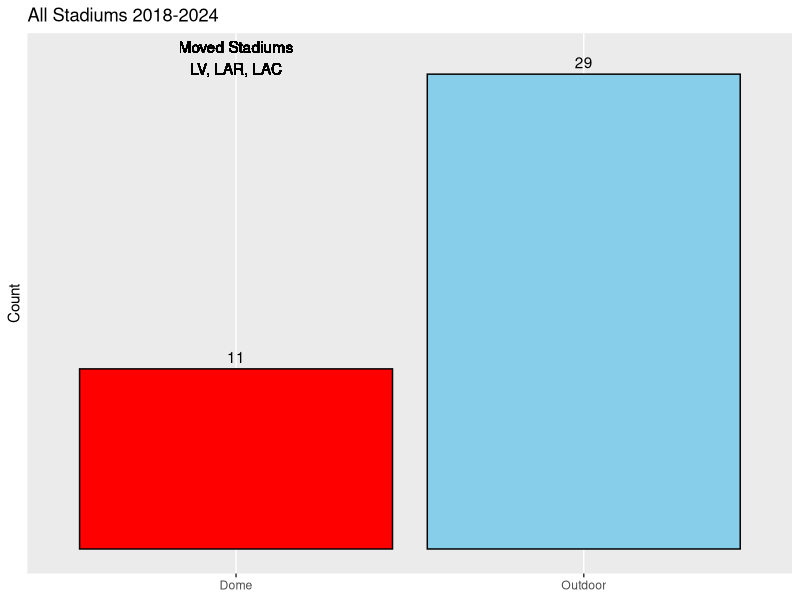
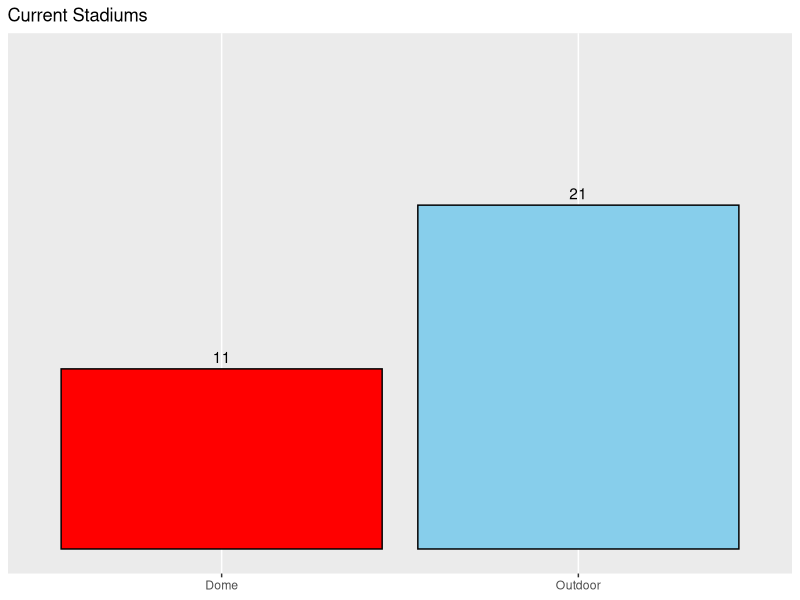
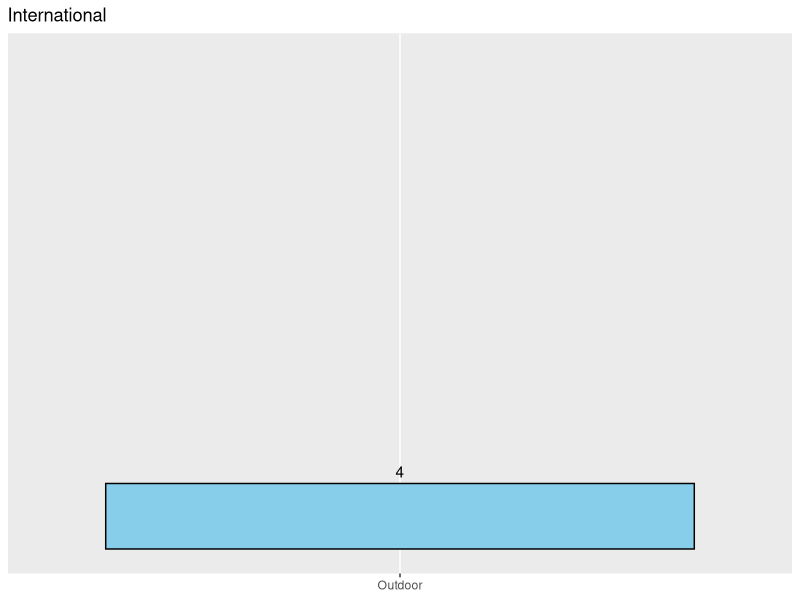
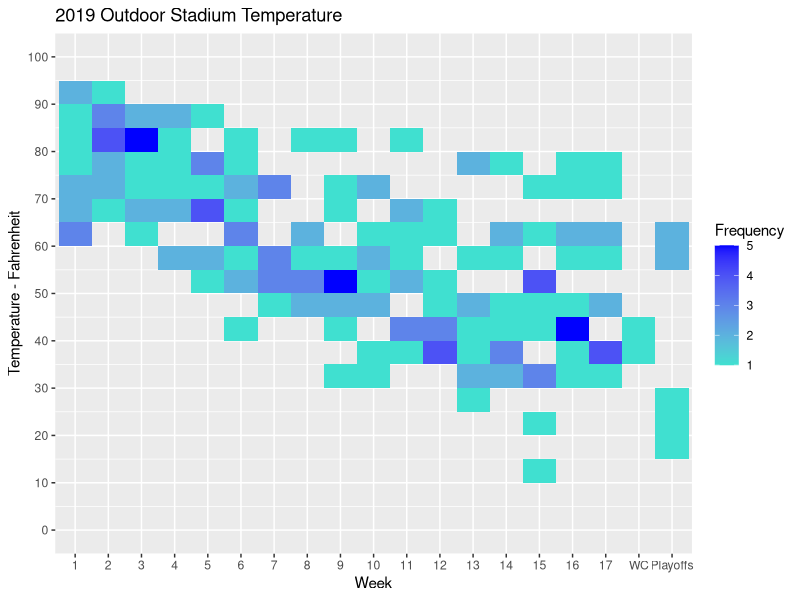
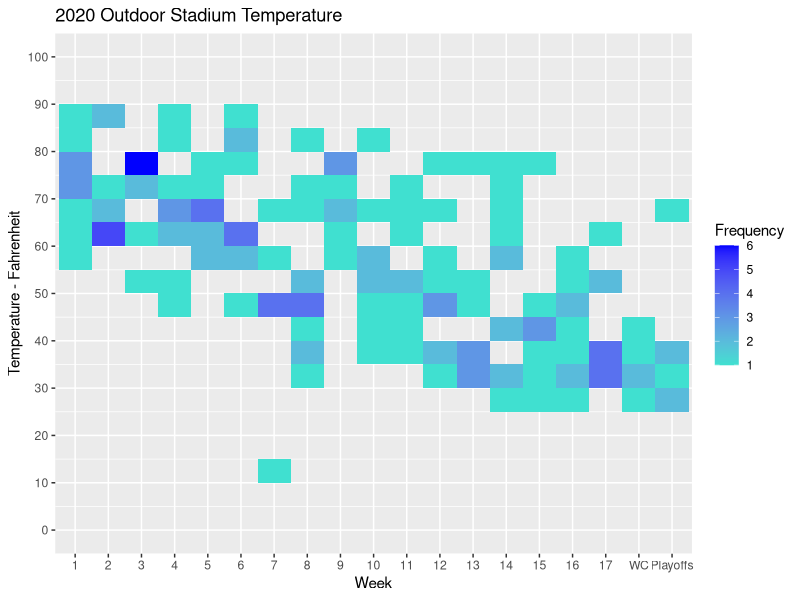
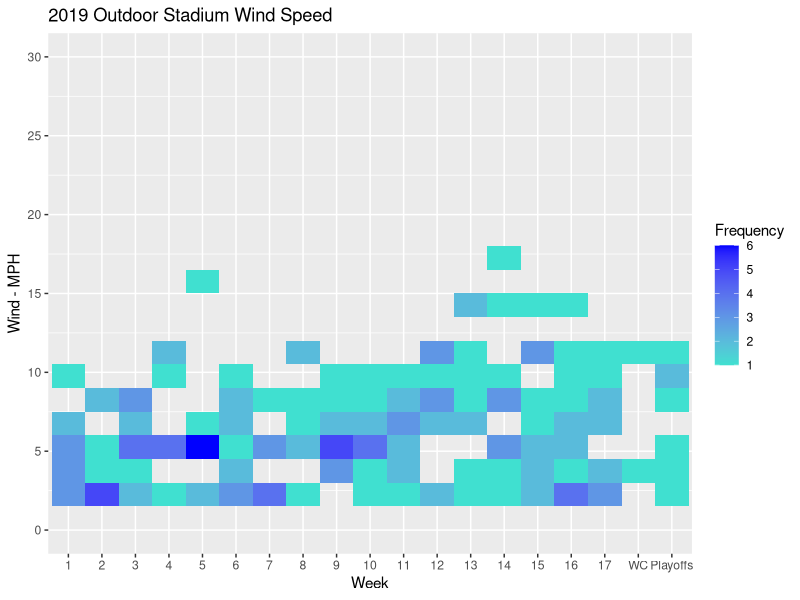
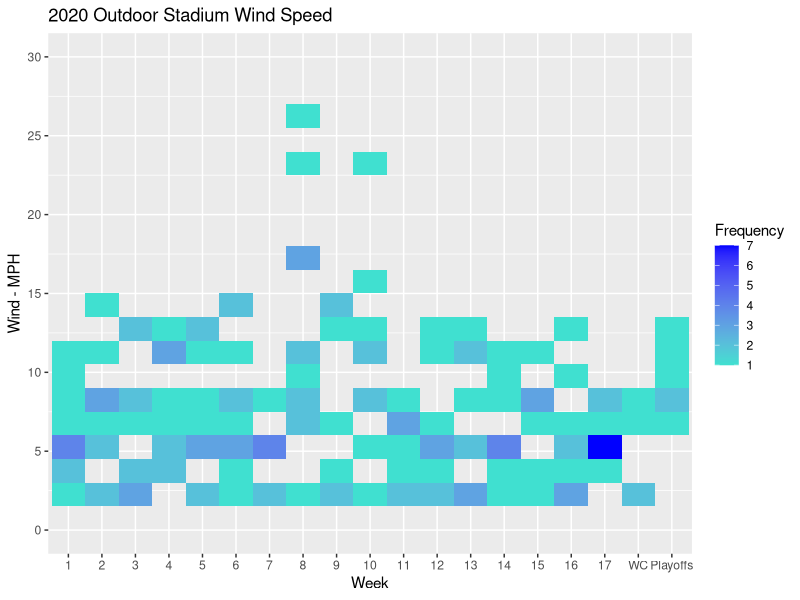

Source code (R) for these figures, in order: (Note: this script raises an error after producing the figures.)
#library calls
library(readxl)
library(tidyverse)
library(dplyr)
library(ggplot2)
library(ggpubr)

#import data
data_2023 <-read_excel("Thesis Data.xlsx", 
                       sheet = 1)
data_2022 <-read_excel("Thesis Data.xlsx", 
                       sheet = 2)
data_2021 <-read_excel("Thesis Data.xlsx", 
                       sheet = 3)
data_2020 <-read_excel("Thesis Data.xlsx", 
                       sheet = 4)
data_2019 <-read_excel("Thesis Data.xlsx", 
                       sheet = 5)
game_2020 <-read_excel("Thesis Data.xlsx", 
                       sheet = 6)
kicks_2020 <-read_excel("Thesis Data.xlsx", 
                       sheet = 7)
game_2019 <-read_excel("Thesis Data.xlsx", 
                       sheet = 8)
kicks_2019 <-read_excel("Thesis Data.xlsx", 
                       sheet = 9)
nfl_stadiums <-read_excel("Thesis Data.xlsx", 
                       sheet = 10)
international_games <-read_excel("Thesis Data.xlsx", 
                       sheet = 11)

#edit data
nfl_stadiums$Stadium_type <- ifelse(nfl_stadiums$Stadium_Direction1 == "Dome", "Dome", "Outdoor")

data_2019$Home_Conf <- ifelse(data_2019$Home %in% c("BUF", "NYJ", "MIA", "NE", "PIT", "BAL", "CLE", "CIN",
                                      "TEN", "HOU", "JAX", "IND", "KC", "LAC", "DEN", "LV"), "AFC", "NFC")
data_2019$Away_Conf <- ifelse(data_2019$Away %in% c("BUF", "NYJ", "MIA", "NE", "PIT", "BAL", "CLE", "CIN",
                                      "TEN", "HOU", "JAX", "IND", "KC", "LAC", "DEN", "LV"), "AFC", "NFC")
assign_division <- function(team) {
  if (team %in% c("BUF", "NYJ", "MIA", "NE")) {
    return("AFC East")
  } else if (team %in% c("PIT", "CLE", "CIN", "BAL")) {
    return("AFC North")
  } else if (team %in% c("HOU", "JAX", "IND", "TEN")) {
    return("AFC South")
  } else if (team %in% c("KC", "DEN", "LAC", "LV")) {
    return("AFC West")
  } else if (team %in% c("PHI", "DAL", "NYG", "WAS")) {
    return("NFC East")
  } else if (team %in% c("GB", "CHI", "DET", "MIN")) {
    return("NFC North")
  } else if (team %in% c("TB", "NO", "CAR", "ATL")) {
    return("NFC South")
  } else if (team %in% c("LAR", "SEA", "SF", "ARI")) {
    return("NFC West")
  } else {
    return("NFC")}}

data_2019$Away_Div <- sapply(data_2019$Away, assign_division)
data_2019$Home_Div <- sapply(data_2019$Home, assign_division)
data_2020$Away_Div <- sapply(data_2020$Away, assign_division)
data_2020$Home_Div <- sapply(data_2020$Home, assign_division)
data_2021$Away_Div <- sapply(data_2021$Away, assign_division)
data_2021$Home_Div <- sapply(data_2021$Home, assign_division)
data_2022$Away_Div <- sapply(data_2022$Away, assign_division)
data_2022$Home_Div <- sapply(data_2022$Home, assign_division)
data_2023$Away_Div <- sapply(data_2023$Away, assign_division)
data_2023$Home_Div <- sapply(data_2023$Home, assign_division)
data_2023$Away_Div <- sapply(data_2023$Away, assign_division)

#stadiums
data_2019$Stadium <-
  with(data_2019, ifelse(Home == "LV" & Week == "5", "Tottenham Hotspur Stadium",
                  ifelse(Home == "TB" & Week == "6", "Tottenham Hotspur Stadium",
                  ifelse(Home == "LAR" & Week == "8", "Wembley Stadium",
                  ifelse(Home == "JAX" & Week == "9", "Wembley Stadium",
                  ifelse(Home == "LAC" & Week == "11", "Estadio Azteca",
                  ifelse(Home == "BUF", "Highmark Stadium",
                  ifelse(Home == "MIA", "Hard Rock Stadium",
                  ifelse(Home == "NE", "Gillette Stadium",
                  ifelse(Home == "NYJ", "Metlife Stadium",
                  ifelse(Home == "PIT", "Acrisure Stadium",
                  ifelse(Home == "BAL", "M&T Bank Stadium",
                  ifelse(Home == "CLE", "Cleveland Browns Stadium",
                  ifelse(Home == "CIN", "Paycor Stadium",
                  ifelse(Home == "HOU", "NRG Stadium",
                  ifelse(Home == "IND", "Lucas Oil Stadium",
                  ifelse(Home == "TEN", "Nissan Stadium",
                  ifelse(Home == "JAX", "Everbank Stadium",
                  ifelse(Home == "KC", "Arrowhead Stadium",
                  ifelse(Home == "LV", "Oakland Collesium",
                  ifelse(Home == "LAC", "Dignity Health Sports Park",
                  ifelse(Home == "DEN", "Empower Field at Mile High Stadium",
                  ifelse(Home == "NYG", "Metlife Stadium",
                  ifelse(Home == "PHI", "Lincoln Financial Field",
                  ifelse(Home == "DAL", "AT&T Stadium",
                  ifelse(Home == "WAS", "FedEx Field",
                  ifelse(Home == "GB", "Lambeau Field",
                  ifelse(Home == "CHI", "Soldier Field",
                  ifelse(Home == "MIN", "U.S. Bank Stadium",
                  ifelse(Home == "DET", "Ford Field",
                  ifelse(Home == "NO", "Caesars Superdome",
                  ifelse(Home == "CAR", "Bank of America Stadium",
                  ifelse(Home == "ATL", "Mercedes-Benz Stadium",
                  ifelse(Home == "TB", "Raymond James Stadium",
                  ifelse(Home == "LAR", "LA Colliseum",
                  ifelse(Home == "SF", "Levi's Stadium",
                  ifelse(Home == "ARI", "State Farm Stadium",
                  ifelse(Home == "SEA", "Lumen Field", "X"))))))))))))))))))))))))))))))))))))))

game_2019$Stadium <-
  with(game_2019, ifelse(Home == "LV" & Week == "5", "Tottenham Hotspur Stadium",
                  ifelse(Home == "TB" & Week == "6", "Tottenham Hotspur Stadium",
                  ifelse(Home == "LAR" & Week == "8", "Wembley Stadium",
                  ifelse(Home == "JAX" & Week == "9", "Wembley Stadium",
                  ifelse(Home == "LAC" & Week == "11", "Estadio Azteca",
                  ifelse(Home == "BUF", "Highmark Stadium",
                  ifelse(Home == "MIA", "Hard Rock Stadium",
                  ifelse(Home == "NE", "Gillette Stadium",
                  ifelse(Home == "NYJ", "Metlife Stadium",
                  ifelse(Home == "PIT", "Acrisure Stadium",
                  ifelse(Home == "BAL", "M&T Bank Stadium",
                  ifelse(Home == "CLE", "Cleveland Browns Stadium",
                  ifelse(Home == "CIN", "Paycor Stadium",
                  ifelse(Home == "HOU", "NRG Stadium",
                  ifelse(Home == "IND", "Lucas Oil Stadium",
                  ifelse(Home == "TEN", "Nissan Stadium",
                  ifelse(Home == "JAX", "Everbank Stadium",
                  ifelse(Home == "KC", "Arrowhead Stadium",
                  ifelse(Home == "LV", "Oakland Collesium",
                  ifelse(Home == "LAC", "Dignity Health Sports Park",
                  ifelse(Home == "DEN", "Empower Field at Mile High Stadium",
                  ifelse(Home == "NYG", "Metlife Stadium",
                  ifelse(Home == "PHI", "Lincoln Financial Field",
                  ifelse(Home == "DAL", "AT&T Stadium",
                  ifelse(Home == "WAS", "FedEx Field",
                  ifelse(Home == "GB", "Lambeau Field",
                  ifelse(Home == "CHI", "Soldier Field",
                  ifelse(Home == "MIN", "U.S. Bank Stadium",
                  ifelse(Home == "DET", "Ford Field",
                  ifelse(Home == "NO", "Caesars Superdome",
                  ifelse(Home == "CAR", "Bank of America Stadium",
                  ifelse(Home == "ATL", "Mercedes-Benz Stadium",
                  ifelse(Home == "TB", "Raymond James Stadium",
                  ifelse(Home == "LAR", "LA Colliseum",
                  ifelse(Home == "SF", "Levi's Stadium",
                  ifelse(Home == "ARI", "State Farm Stadium",
                  ifelse(Home == "SEA", "Lumen Field", "X"))))))))))))))))))))))))))))))))))))))

data_2020$Stadium <-
  with(data_2020, ifelse(Home == "BUF", "Highmark Stadium",
                  ifelse(Home == "MIA", "Hard Rock Stadium",
                  ifelse(Home == "NE", "Gillette Stadium",
                  ifelse(Home == "NYJ", "Metlife Stadium",
                  ifelse(Home == "PIT", "Acrisure Stadium",
                  ifelse(Home == "BAL", "M&T Bank Stadium",
                  ifelse(Home == "CLE", "Cleveland Browns Stadium",
                  ifelse(Home == "CIN", "Paycor Stadium",
                  ifelse(Home == "HOU", "NRG Stadium",
                  ifelse(Home == "IND", "Lucas Oil Stadium",
                  ifelse(Home == "TEN", "Nissan Stadium",
                  ifelse(Home == "JAX", "Everbank Stadium",
                  ifelse(Home == "KC", "Arrowhead Stadium",
                  ifelse(Home == "LV", "Allegiant Stadium",
                  ifelse(Home == "LAC", "SoFi Stadium",
                  ifelse(Home == "DEN", "Empower Field at Mile High Stadium",
                  ifelse(Home == "NYG", "Metlife Stadium",
                  ifelse(Home == "PHI", "Lincoln Financial Field",
                  ifelse(Home == "DAL", "AT&T Stadium",
                  ifelse(Home == "WAS", "FedEx Field",
                  ifelse(Home == "GB", "Lambeau Field",
                  ifelse(Home == "CHI", "Soldier Field",
                  ifelse(Home == "MIN", "U.S. Bank Stadium",
                  ifelse(Home == "DET", "Ford Field",
                  ifelse(Home == "NO", "Caesars Superdome",
                  ifelse(Home == "CAR", "Bank of America Stadium",
                  ifelse(Home == "ATL", "Mercedes-Benz Stadium",
                  ifelse(Home == "TB", "Raymond James Stadium",
                  ifelse(Home == "LAR", "SoFi Stadium",
                  ifelse(Home == "SF", "Levi's Stadium",
                  ifelse(Home == "ARI", "State Farm Stadium",
                  ifelse(Home == "SEA", "Lumen Field", "X")))))))))))))))))))))))))))))))))

game_2020$Stadium <-
  with(game_2020, ifelse(Home == "LV" & Week == "5", "Tottenham Hotspur Stadium",
                  ifelse(Home == "TB" & Week == "6", "Tottenham Hotspur Stadium",
                  ifelse(Home == "LAR" & Week == "8", "Wembley Stadium",
                  ifelse(Home == "JAX" & Week == "9", "Wembley Stadium",
                  ifelse(Home == "LAC" & Week == "11", "Estadio Azteca",
                  ifelse(Home == "BUF", "Highmark Stadium",
                  ifelse(Home == "MIA", "Hard Rock Stadium",
                  ifelse(Home == "NE", "Gillette Stadium",
                  ifelse(Home == "NYJ", "Metlife Stadium",
                  ifelse(Home == "PIT", "Acrisure Stadium",
                  ifelse(Home == "BAL", "M&T Bank Stadium",
                  ifelse(Home == "CLE", "Cleveland Browns Stadium",
                  ifelse(Home == "CIN", "Paycor Stadium",
                  ifelse(Home == "HOU", "NRG Stadium",
                  ifelse(Home == "IND", "Lucas Oil Stadium",
                  ifelse(Home == "TEN", "Nissan Stadium",
                  ifelse(Home == "JAX", "Everbank Stadium",
                  ifelse(Home == "KC", "Arrowhead Stadium",
                  ifelse(Home == "LV", "Oakland Collesium",
                  ifelse(Home == "LAC", "Dignity Health Sports Park",
                  ifelse(Home == "DEN", "Empower Field at Mile High Stadium",
                  ifelse(Home == "NYG", "Metlife Stadium",
                  ifelse(Home == "PHI", "Lincoln Financial Field",
                  ifelse(Home == "DAL", "AT&T Stadium",
                  ifelse(Home == "WAS", "FedEx Field",
                  ifelse(Home == "GB", "Lambeau Field",
                  ifelse(Home == "CHI", "Soldier Field",
                  ifelse(Home == "MIN", "U.S. Bank Stadium",
                  ifelse(Home == "DET", "Ford Field",
                  ifelse(Home == "NO", "Caesars Superdome",
                  ifelse(Home == "CAR", "Bank of America Stadium",
                  ifelse(Home == "ATL", "Mercedes-Benz Stadium",
                  ifelse(Home == "TB", "Raymond James Stadium",
                  ifelse(Home == "LAR", "LA Colliseum",
                  ifelse(Home == "SF", "Levi's Stadium",
                  ifelse(Home == "ARI", "State Farm Stadium",
                  ifelse(Home == "SEA", "Lumen Field", "X"))))))))))))))))))))))))))))))))))))))

data_2021$Stadium <-
  with(data_2021, ifelse(Home == "ATL" & Week == "5", "Tottenham Hotspur Stadium",
                  ifelse(Home == "JAX" & Week == "6", "Tottenham Hotspur Stadium",
                  ifelse(Home == "BUF", "Highmark Stadium",
                  ifelse(Home == "MIA", "Hard Rock Stadium",
                  ifelse(Home == "NE", "Gillette Stadium",
                  ifelse(Home == "NYJ", "Metlife Stadium",
                  ifelse(Home == "PIT", "Acrisure Stadium",
                  ifelse(Home == "BAL", "M&T Bank Stadium",
                  ifelse(Home == "CLE", "Cleveland Browns Stadium",
                  ifelse(Home == "CIN", "Paycor Stadium",
                  ifelse(Home == "HOU", "NRG Stadium",
                  ifelse(Home == "IND", "Lucas Oil Stadium",
                  ifelse(Home == "TEN", "Nissan Stadium",
                  ifelse(Home == "JAX", "Everbank Stadium",
                  ifelse(Home == "KC", "Arrowhead Stadium",
                  ifelse(Home == "LV", "Allegiant Stadium",
                  ifelse(Home == "LAC", "SoFi Stadium",
                  ifelse(Home == "DEN", "Empower Field at Mile High Stadium",
                  ifelse(Home == "NYG", "Metlife Stadium",
                  ifelse(Home == "PHI", "Lincoln Financial Field",
                  ifelse(Home == "DAL", "AT&T Stadium",
                  ifelse(Home == "WAS", "FedEx Field",
                  ifelse(Home == "GB", "Lambeau Field",
                  ifelse(Home == "CHI", "Soldier Field",
                  ifelse(Home == "MIN", "U.S. Bank Stadium",
                  ifelse(Home == "DET", "Ford Field",
                  ifelse(Home == "NO", "Caesars Superdome",
                  ifelse(Home == "CAR", "Bank of America Stadium",
                  ifelse(Home == "ATL", "Mercedes-Benz Stadium",
                  ifelse(Home == "TB", "Raymond James Stadium",
                  ifelse(Home == "LAR", "SoFi Stadium",
                  ifelse(Home == "SF", "Levi's Stadium",
                  ifelse(Home == "ARI", "State Farm Stadium",
                  ifelse(Home == "SEA", "Lumen Field", "X")))))))))))))))))))))))))))))))))))

data_2022$Stadium <-
  with(data_2022, ifelse(Home == "NO" & Week == "4", "Tottenham Hotspur Stadium",
                  ifelse(Home == "GB" & Week == "5", "Tottenham Hotspur Stadium",
                  ifelse(Home == "JAX" & Week == "8", "Wembley Stadium",  
                  ifelse(Home == "TB" & Week == "10", "Allianz Arena",
                  ifelse(Home == "BUF", "Highmark Stadium",
                  ifelse(Home == "MIA", "Hard Rock Stadium",
                  ifelse(Home == "NE", "Gillette Stadium",
                  ifelse(Home == "NYJ", "Metlife Stadium",
                  ifelse(Home == "PIT", "Acrisure Stadium",
                  ifelse(Home == "BAL", "M&T Bank Stadium",
                  ifelse(Home == "CLE", "Cleveland Browns Stadium",
                  ifelse(Home == "CIN", "Paycor Stadium",
                  ifelse(Home == "HOU", "NRG Stadium",
                  ifelse(Home == "IND", "Lucas Oil Stadium",
                  ifelse(Home == "TEN", "Nissan Stadium",
                  ifelse(Home == "JAX", "Everbank Stadium",
                  ifelse(Home == "KC", "Arrowhead Stadium",
                  ifelse(Home == "LV", "Allegiant Stadium",
                  ifelse(Home == "LAC", "SoFi Stadium",
                  ifelse(Home == "DEN", "Empower Field at Mile High Stadium",
                  ifelse(Home == "NYG", "Metlife Stadium",
                  ifelse(Home == "PHI", "Lincoln Financial Field",
                  ifelse(Home == "DAL", "AT&T Stadium",
                  ifelse(Home == "WAS", "FedEx Field",
                  ifelse(Home == "GB", "Lambeau Field",
                  ifelse(Home == "CHI", "Soldier Field",
                  ifelse(Home == "MIN", "U.S. Bank Stadium",
                  ifelse(Home == "DET", "Ford Field",
                  ifelse(Home == "NO", "Caesars Superdome",
                  ifelse(Home == "CAR", "Bank of America Stadium",
                  ifelse(Home == "ATL", "Mercedes-Benz Stadium",
                  ifelse(Home == "TB", "Raymond James Stadium",
                  ifelse(Home == "LAR", "SoFi Stadium",
                  ifelse(Home == "SF", "Levi's Stadium",
                  ifelse(Home == "ARI", "State Farm Stadium",
                  ifelse(Home == "SEA", "Lumen Field", "X")))))))))))))))))))))))))))))))))))))

data_2023$Stadium <-
  with(data_2023, ifelse(Home == "BUF", "Highmark Stadium",
                  ifelse(Home == "MIA", "Hard Rock Stadium",
                  ifelse(Home == "NE", "Gillette Stadium",
                  ifelse(Home == "NYJ", "Metlife Stadium",
                  ifelse(Home == "PIT", "Acrisure Stadium",
                  ifelse(Home == "BAL", "M&T Bank Stadium",
                  ifelse(Home == "CLE", "Cleveland Browns Stadium",
                  ifelse(Home == "CIN", "Paycor Stadium",
                  ifelse(Home == "HOU", "NRG Stadium",
                  ifelse(Home == "IND", "Lucas Oil Stadium",
                  ifelse(Home == "TEN", "Nissan Stadium",
                  ifelse(Home == "JAX", "Everbank Stadium",
                  ifelse(Home == "KC", "Arrowhead Stadium",
                  ifelse(Home == "LV", "Allegiant Stadium",
                  ifelse(Home == "LAC", "SoFi Stadium",
                  ifelse(Home == "DEN", "Empower Field at Mile High Stadium",
                  ifelse(Home == "NYG", "Metlife Stadium",
                  ifelse(Home == "PHI", "Lincoln Financial Field",
                  ifelse(Home == "DAL", "AT&T Stadium",
                  ifelse(Home == "WAS", "FedEx Field",
                  ifelse(Home == "GB", "Lambeau Field",
                  ifelse(Home == "CHI", "Soldier Field",
                  ifelse(Home == "MIN", "U.S. Bank Stadium",
                  ifelse(Home == "DET", "Ford Field",
                  ifelse(Home == "NO", "Caesars Superdome",
                  ifelse(Home == "CAR", "Bank of America Stadium",
                  ifelse(Home == "ATL", "Mercedes-Benz Stadium",
                  ifelse(Home == "TB", "Raymond James Stadium",
                  ifelse(Home == "LAR", "SoFi Stadium",
                  ifelse(Home == "SF", "Levi's Stadium",
                  ifelse(Home == "ARI", "State Farm Stadium",
                  ifelse(Home == "SEA", "Lumen Field", "X"))))))))))))))))))))))))))))))))) 

data_2019$Stadium_Direction1 <-
  with(data_2019, ifelse(Stadium == "Highmark Stadium"| Stadium =="Hard Rock Stadium"| Stadium == "Paycor Stadium"
                         | Stadium =="Arrowhead Stadium" | Stadium =="Levi's Stadium" | Stadium =="Bank of America Stadium", "NW",
                  ifelse(Stadium == "Gillette Stadium"| Stadium =="Metlife Stadium"| Stadium =="Acrisure Stadium"| Stadium == "Nissan Stadium"
                         | Stadium == "Everbank Stadium"| Stadium =="Empower Field at Mile High Stadium"| Stadium =="Lincoln Financial Field"
                         | Stadium =="Lambeau Field"| Stadium == "Soldier Field"| Stadium == "Lumen Field"| Stadium =="Raymond James Stadium"
                         | Stadium == "Dignity Health Sports Park" | Stadium == "Oakland Collesium" | Stadium == "Tottenham Hotspur Stadium"| Stadium == "Estadio Azteca", "N",
                  ifelse( Stadium == "M&T Bank Stadium"| Stadium == "FedEx Field"| Stadium == "LA Collesium"| Stadium == "Wembley Stadium", "W",
                  ifelse( Stadium =="Cleveland Browns Stadium", "NE",
                  ifelse( Stadium =="NRG Stadium" | Stadium =="Lucas Oil Stadium"| Stadium =="Allegiant Stadium"
                         | Stadium == "AT&T Stadium"| Stadium =="Caesars Superdome" 
                         | Stadium =="Ford Field" | Stadium =="U.S. Bank Stadium"| Stadium =="Mercedes-Benz Stadium"
                         | Stadium =="State Farm Stadium", "Dome", "X"))))))
  
data_2019$Stadium_Direction2 <-
  with(data_2019, ifelse(Stadium == "Highmark Stadium"| Stadium =="Hard Rock Stadium"| Stadium == "Paycor Stadium"| Stadium =="Arrowhead Stadium" 
                         | Stadium =="Levi's Stadium" | Stadium =="Bank of America Stadium", "SE",
                  ifelse(Stadium == "Gillette Stadium"| Stadium =="Metlife Stadium"| Stadium =="Acrisure Stadium"| Stadium == "Nissan Stadium"
                         | Stadium == "Everbank Stadium"| Stadium =="Empower Field at Mile High Stadium"| Stadium =="Lincoln Financial Field"
                         | Stadium =="Lambeau Field"| Stadium == "Soldier Field"| Stadium == "Lumen Field"| Stadium =="Raymond James Stadium"
                         | Stadium == "Dignity Health Sports Park" | Stadium == "Oakland Collesium" | Stadium == "Tottenham Hotspur Stadium"| Stadium == "Estadio Azteca", "S",
                  ifelse( Stadium == "M&T Bank Stadium"| Stadium == "FedEx Field"| Stadium == "LA Collesium"| Stadium == "Wembley Stadium", "E",
                  ifelse( Stadium =="Cleveland Browns Stadium", "SW",
                  ifelse( Stadium =="NRG Stadium" | Stadium =="Lucas Oil Stadium"| Stadium =="Allegiant Stadium"
                         | Stadium == "AT&T Stadium"| Stadium =="Caesars Superdome" 
                         | Stadium =="Ford Field" | Stadium =="U.S. Bank Stadium"| Stadium =="Mercedes-Benz Stadium"
                         | Stadium =="State Farm Stadium", "Dome", "X"))))))

data_2020$Stadium_Direction1 <-
  with(data_2020, ifelse(Stadium == "Highmark Stadium"| Stadium =="Hard Rock Stadium"| Stadium == "Paycor Stadium"| Stadium =="Arrowhead Stadium" 
                         | Stadium =="Levi's Stadium" | Stadium =="Bank of America Stadium", "NW",
                  ifelse(Stadium == "Gillette Stadium"| Stadium =="Metlife Stadium"| Stadium =="Acrisure Stadium"| Stadium == "Nissan Stadium"
                         | Stadium == "Everbank Stadium"| Stadium =="Empower Field at Mile High Stadium"| Stadium =="Lincoln Financial Field"
                         | Stadium =="Lambeau Field"| Stadium == "Soldier Field"| Stadium == "Lumen Field"| Stadium =="Raymond James Stadium", "N",
                  ifelse( Stadium == "M&T Bank Stadium"| Stadium == "FedEx Field", "W",
                  ifelse( Stadium =="Cleveland Browns Stadium", "NE",
                  ifelse( Stadium =="NRG Stadium" | Stadium =="Lucas Oil Stadium"| Stadium =="Allegiant Stadium"
                         | Stadium =="SoFi Stadium"| Stadium == "AT&T Stadium"| Stadium =="Caesars Superdome" 
                         | Stadium =="Ford Field" | Stadium =="U.S. Bank Stadium"| Stadium =="Mercedes-Benz Stadium"
                         | Stadium =="State Farm Stadium", "Dome", "X"))))))

data_2020$Stadium_Direction2 <-
  with(data_2020, ifelse(Stadium == "Highmark Stadium"| Stadium =="Hard Rock Stadium"| Stadium == "Paycor Stadium"| Stadium =="Arrowhead Stadium" 
                         | Stadium =="Levi's Stadium" | Stadium =="Bank of America Stadium", "SE",
                  ifelse(Stadium == "Gillette Stadium"| Stadium =="Metlife Stadium"| Stadium =="Acrisure Stadium"| Stadium == "Nissan Stadium"
                         | Stadium == "Everbank Stadium"| Stadium =="Empower Field at Mile High Stadium"| Stadium =="Lincoln Financial Field"
                         | Stadium =="Lambeau Field"| Stadium == "Soldier Field"| Stadium == "Lumen Field"| Stadium =="Raymond James Stadium", "S",
                  ifelse( Stadium == "M&T Bank Stadium"| Stadium == "FedEx Field", "E",
                  ifelse( Stadium =="Cleveland Browns Stadium", "SW",
                  ifelse( Stadium =="NRG Stadium" | Stadium =="Lucas Oil Stadium"| Stadium =="Allegiant Stadium"
                         | Stadium =="SoFi Stadium"| Stadium == "AT&T Stadium"| Stadium =="Caesars Superdome" 
                         | Stadium =="Ford Field" | Stadium =="U.S. Bank Stadium"| Stadium =="Mercedes-Benz Stadium"
                         | Stadium =="State Farm Stadium", "Dome", "X"))))))

data_2021$Stadium_Direction1 <-
  with(data_2021, ifelse(Stadium == "Highmark Stadium"| Stadium =="Hard Rock Stadium"| Stadium == "Paycor Stadium"| Stadium =="Arrowhead Stadium" 
                         | Stadium =="Levi's Stadium" | Stadium =="Bank of America Stadium", "NW",
                  ifelse(Stadium == "Gillette Stadium"| Stadium =="Metlife Stadium"| Stadium =="Acrisure Stadium"| Stadium == "Nissan Stadium"
                         | Stadium == "Everbank Stadium"| Stadium =="Empower Field at Mile High Stadium"| Stadium =="Lincoln Financial Field"
                         | Stadium =="Lambeau Field"| Stadium == "Soldier Field"| Stadium == "Lumen Field"| Stadium =="Raymond James Stadium" | Stadium == "Tottenham Hotspur Stadium", "N",
                  ifelse( Stadium == "M&T Bank Stadium"| Stadium == "FedEx Field", "W",
                  ifelse( Stadium =="Cleveland Browns Stadium", "NE",
                  ifelse( Stadium =="NRG Stadium" | Stadium =="Lucas Oil Stadium"| Stadium =="Allegiant Stadium"
                         | Stadium =="SoFi Stadium"| Stadium == "AT&T Stadium"| Stadium =="Caesars Superdome" 
                         | Stadium =="Ford Field" | Stadium =="U.S. Bank Stadium"| Stadium =="Mercedes-Benz Stadium"
                         | Stadium =="State Farm Stadium", "Dome", "X"))))))

data_2021$Stadium_Direction2 <-
  with(data_2021, ifelse(Stadium == "Highmark Stadium"| Stadium =="Hard Rock Stadium"| Stadium == "Paycor Stadium"| Stadium =="Arrowhead Stadium" 
                         | Stadium =="Levi's Stadium" | Stadium =="Bank of America Stadium", "SE",
                  ifelse(Stadium == "Gillette Stadium"| Stadium =="Metlife Stadium"| Stadium =="Acrisure Stadium"| Stadium == "Nissan Stadium"
                         | Stadium == "Everbank Stadium"| Stadium =="Empower Field at Mile High Stadium"| Stadium =="Lincoln Financial Field"
                         | Stadium =="Lambeau Field"| Stadium == "Soldier Field"| Stadium == "Lumen Field"| Stadium =="Raymond James Stadium" | Stadium == "Tottenham Hotspur Stadium", "S",
                  ifelse( Stadium == "M&T Bank Stadium"| Stadium == "FedEx Field", "E",
                  ifelse( Stadium =="Cleveland Browns Stadium", "SW",
                  ifelse( Stadium =="NRG Stadium" | Stadium =="Lucas Oil Stadium"| Stadium =="Allegiant Stadium"
                         | Stadium =="SoFi Stadium"| Stadium == "AT&T Stadium"| Stadium =="Caesars Superdome" 
                         | Stadium =="Ford Field" | Stadium =="U.S. Bank Stadium"| Stadium =="Mercedes-Benz Stadium"
                         | Stadium =="State Farm Stadium", "Dome", "X"))))))

data_2022$Stadium_Direction1 <-
  with(data_2022, ifelse(Stadium == "Highmark Stadium"| Stadium =="Hard Rock Stadium"| Stadium == "Paycor Stadium"| Stadium =="Arrowhead Stadium" 
                         | Stadium =="Levi's Stadium" | Stadium =="Bank of America Stadium", "NW",
                  ifelse(Stadium == "Gillette Stadium"| Stadium =="Metlife Stadium"| Stadium =="Acrisure Stadium"| Stadium == "Nissan Stadium"
                         | Stadium == "Everbank Stadium"| Stadium =="Empower Field at Mile High Stadium"| Stadium =="Lincoln Financial Field"
                         | Stadium =="Lambeau Field"| Stadium == "Soldier Field"| Stadium == "Lumen Field"| Stadium =="Raymond James Stadium" | Stadium == "Tottenham Hotspur Stadium" | Stadium == "Allianz Arena", "N",
                  ifelse( Stadium == "M&T Bank Stadium"| Stadium == "FedEx Field" | Stadium == "Wembley Stadium", "W",
                  ifelse( Stadium =="Cleveland Browns Stadium", "NE",
                  ifelse( Stadium =="NRG Stadium" | Stadium =="Lucas Oil Stadium"| Stadium =="Allegiant Stadium"
                         | Stadium =="SoFi Stadium"| Stadium == "AT&T Stadium"| Stadium =="Caesars Superdome" 
                         | Stadium =="Ford Field" | Stadium =="U.S. Bank Stadium"| Stadium =="Mercedes-Benz Stadium"
                         | Stadium =="State Farm Stadium", "Dome", "X"))))))

data_2022$Stadium_Direction2 <-
  with(data_2022, ifelse(Stadium == "Highmark Stadium"| Stadium =="Hard Rock Stadium"| Stadium == "Paycor Stadium"| Stadium =="Arrowhead Stadium" 
                         | Stadium =="Levi's Stadium" | Stadium =="Bank of America Stadium", "SE",
                  ifelse(Stadium == "Gillette Stadium"| Stadium =="Metlife Stadium"| Stadium =="Acrisure Stadium"| Stadium == "Nissan Stadium"
                         | Stadium == "Everbank Stadium"| Stadium =="Empower Field at Mile High Stadium"| Stadium =="Lincoln Financial Field"
                         | Stadium =="Lambeau Field"| Stadium == "Soldier Field"| Stadium == "Lumen Field"| Stadium =="Raymond James Stadium" | Stadium == "Tottenham Hotspur Stadium" | Stadium == "Allianz Arena", "S",
                  ifelse( Stadium == "M&T Bank Stadium"| Stadium == "FedEx Field" | Stadium == "Wembley Stadium", "E",
                  ifelse( Stadium =="Cleveland Browns Stadium", "SW",
                  ifelse( Stadium =="NRG Stadium" | Stadium =="Lucas Oil Stadium"| Stadium =="Allegiant Stadium"
                         | Stadium =="SoFi Stadium"| Stadium == "AT&T Stadium"| Stadium =="Caesars Superdome" 
                         | Stadium =="Ford Field" | Stadium =="U.S. Bank Stadium"| Stadium =="Mercedes-Benz Stadium"
                         | Stadium =="State Farm Stadium", "Dome", "X"))))))

data_2023$Stadium_Direction1 <-
  with(data_2023, ifelse(Stadium == "Highmark Stadium"| Stadium =="Hard Rock Stadium"| Stadium == "Paycor Stadium"| Stadium =="Arrowhead Stadium" 
                         | Stadium =="Levi's Stadium" | Stadium =="Bank of America Stadium", "NW",
                  ifelse(Stadium == "Gillette Stadium"| Stadium =="Metlife Stadium"| Stadium =="Acrisure Stadium"| Stadium == "Nissan Stadium"
                         | Stadium == "Everbank Stadium"| Stadium =="Empower Field at Mile High Stadium"| Stadium =="Lincoln Financial Field"
                         | Stadium =="Lambeau Field"| Stadium == "Soldier Field"| Stadium == "Lumen Field"| Stadium =="Raymond James Stadium", "N",
                  ifelse( Stadium == "M&T Bank Stadium"| Stadium == "FedEx Field", "W",
                  ifelse( Stadium =="Cleveland Browns Stadium", "NE",
                  ifelse( Stadium =="NRG Stadium" | Stadium =="Lucas Oil Stadium"| Stadium =="Allegiant Stadium"
                         | Stadium =="SoFi Stadium"| Stadium == "AT&T Stadium"| Stadium =="Caesars Superdome" 
                         | Stadium =="Ford Field" | Stadium =="U.S. Bank Stadium"| Stadium =="Mercedes-Benz Stadium"
                         | Stadium =="State Farm Stadium", "Dome", "X"))))))

data_2023$Stadium_Direction2 <-
  with(data_2023, ifelse(Stadium == "Highmark Stadium"| Stadium =="Hard Rock Stadium"| Stadium == "Paycor Stadium"| Stadium =="Arrowhead Stadium" 
                         | Stadium =="Levi's Stadium" | Stadium =="Bank of America Stadium", "SE",
                  ifelse(Stadium == "Gillette Stadium"| Stadium =="Metlife Stadium"| Stadium =="Acrisure Stadium"| Stadium == "Nissan Stadium"
                         | Stadium == "Everbank Stadium"| Stadium =="Empower Field at Mile High Stadium"| Stadium =="Lincoln Financial Field"
                         | Stadium =="Lambeau Field"| Stadium == "Soldier Field"| Stadium == "Lumen Field"| Stadium =="Raymond James Stadium", "S",
                  ifelse( Stadium == "M&T Bank Stadium"| Stadium == "FedEx Field", "E",
                  ifelse( Stadium =="Cleveland Browns Stadium", "SW",
                  ifelse( Stadium =="NRG Stadium" | Stadium =="Lucas Oil Stadium"| Stadium =="Allegiant Stadium"
                         | Stadium =="SoFi Stadium"| Stadium == "AT&T Stadium"| Stadium =="Caesars Superdome" 
                         | Stadium =="Ford Field" | Stadium =="U.S. Bank Stadium"| Stadium =="Mercedes-Benz Stadium"
                         | Stadium =="State Farm Stadium", "Dome", "X"))))))

#summary stats
summary(data_2019)
summary(data_2020)
summary(game_2019)
summary(game_2020)
summary(kicks_2019)
summary(kicks_2020)

#plots
current_stadiums <- nfl_stadiums[1:32, ]
international_stadiums <- nfl_stadiums[37:40, ]

all <- ggplot(nfl_stadiums, aes(x = Stadium_type)) +
  geom_bar(aes(fill = Stadium_type == "Outdoor"), color = "black") +
  geom_text(stat='count', aes(label=..count..), vjust=-0.5, color="black") +
  scale_fill_manual(values = c("red","skyblue"), guide = "none") +
  labs(title = "All Stadiums 2018-2024", x = NULL, y = "Count") +
  scale_y_continuous(limits = c(0, 30), breaks = seq(0, 30, by = 5)[-c(1:7)]) +
  geom_text(x = 1, y = 30, label = "Moved Stadiums
LV, LAR, LAC", hjust = 0.5)

current <- ggplot(current_stadiums, aes(x = Stadium_type)) +
  geom_bar(aes(fill = Stadium_type == "Outdoor"), color = "black") +
  geom_text(stat='count', aes(label=..count..), vjust=-0.5, color="black") +
  scale_fill_manual(values = c("red", "skyblue"), guide = "none") +
  labs(title = "Current Stadiums", x = NULL, y = NULL) +
  scale_y_continuous(limits = c(0, 30), breaks = seq(0, 30, by = 5)[-c(1:7)])

int <- ggplot(international_stadiums, aes(x = Stadium_type)) +
  geom_bar(aes(fill = Stadium_type == "Outdoor"), color = "black") +
  geom_text(stat='count', aes(label=..count..), vjust=-0.5, color="black") +
  scale_fill_manual(values = c("skyblue", "red"), guide = "none") +
  labs(title = "International", x = NULL, y = NULL) +
  scale_y_continuous(limits = c(0, 30), breaks = seq(0, 30, by = 5)[-c(1:7)])

#average temperature
custom_order <- c("1", "2", "3", "4", "5", "6", "7", "8", "9", "10", "11", "12", "13", "14", "15", "16", "17", "18", "WC")

data_2020$Week <- factor(data_2020$Week, levels = custom_order)
data_2019$Week <- factor(data_2019$Week, levels = custom_order)

outdoor_games_2019 <- subset(data_2019, Weather != "Dome")
outdoor_games_2020 <- subset(data_2020, Weather != "Dome")

outdoor_games_2019$Temp <- as.numeric(outdoor_games_2019$Temp)
outdoor_games_2020$Temp <- as.numeric(outdoor_games_2020$Temp)
outdoor_games_2019$Air <- as.numeric(outdoor_games_2019$Air)
outdoor_games_2020$Air <- as.numeric(outdoor_games_2020$Air)

temp_2019 <- ggplot(outdoor_games_2019, aes(x = Week, y = Temp)) +
              scale_x_discrete(labels = function(x) ifelse(is.na(x), "Playoffs", x)) +
              scale_y_continuous(limits = c(0, 100), breaks = seq(0, 100, by = 10)) +
              labs(title = "2019 Outdoor Stadium Temperature", x = "Week", y = "Temperature - Fahrenheit") +
              geom_bin2d(bins = 20, aes(fill = ..count..)) +
              scale_fill_gradient(name = "Frequency", low = "turquoise", high = "blue")

temp_2020 <- ggplot(outdoor_games_2020, aes(x = Week, y = Temp)) +
              scale_x_discrete(labels = function(x) ifelse(is.na(x), "Playoffs", x)) +
              scale_y_continuous(limits = c(0, 100), breaks = seq(0, 100, by = 10)) +
              labs(title = "2020 Outdoor Stadium Temperature", x = "Week", y = "Temperature - Fahrenheit") +
              geom_bin2d(bins = 20, aes(fill = ..count..)) +
              scale_fill_gradient(name = "Frequency", low = "turquoise", high = "blue")

wind_2019 <- ggplot(outdoor_games_2019, aes(x = Week, y = Air)) +
                scale_x_discrete(labels = function(x) ifelse(is.na(x), "Playoffs", x)) +
                scale_y_continuous(limits = c(0, 30), breaks = seq(0, 30, by = 5)) +
                labs(title = "2019 Outdoor Stadium Wind Speed", x = "Week", y = "Wind - MPH") +
                geom_bin2d(bins = 20, aes(fill = ..count..)) +
                scale_fill_gradient(name = "Frequency", low = "turquoise", high = "blue")

wind_2020 <- ggplot(outdoor_games_2020, aes(x = Week, y = Air)) +
                scale_x_discrete(labels = function(x) ifelse(is.na(x), "Playoffs", x)) +
                scale_y_continuous(limits = c(0, 30), breaks = seq(0, 30, by = 5)) +
                labs(title = "2020 Outdoor Stadium Wind Speed", x = "Week", y = "Wind - MPH") +
                geom_bin2d(bins = 20, aes(fill = ..count..)) +
                scale_fill_gradient(name = "Frequency", low = "turquoise", high = "blue")
#filter
buf_kicks_2019 <- subset(game_2019, Stadium == "Highmark Stadium")
mia_kicks_2019 <- subset(game_2019, Stadium == "Hard Rock Stadium")
ne_kicks_2019 <- subset(game_2019, Stadium == "Gillette Stadium")
nyj_kicks_2019 <- subset(game_2019, Stadium == "Metlife Stadium")
pit_kicks_2019 <- subset(game_2019, Stadium == "Acrisure Stadium")
bal_kicks_2019 <- subset(game_2019, Stadium == "M&T Bank Stadium")
cle_kicks_2019 <- subset(game_2019, Stadium == "Cleveland Browns Stadium")
cin_kicks_2019 <- subset(game_2019, Stadium == "Paycor Stadium")
hou_kicks_2019 <- subset(game_2019, Stadium == "NRG Stadium")
ind_kicks_2019 <- subset(game_2019, Stadium == "Lucas Oil Stadium")
ten_kicks_2019 <- subset(game_2019, Stadium == "Nissan Stadium")
jax_kicks_2019 <- subset(game_2019, Stadium == "Everbank Stadium")
kc_kicks_2019 <- subset(game_2019, Stadium == "Arrowhead Stadium")
lv_kicks_2019 <- subset(game_2019, Stadium == "Oakland Collesium")
lac_kicks_2019 <- subset(game_2019, Stadium == "Dignity Health Sports Park")
den_kicks_2019 <- subset(game_2019, Stadium == "Empower Field at Mile High Stadium")
nyg_kicks_2019 <- subset(game_2019, Stadium == "Metlife Stadium")
phi_kicks_2019 <- subset(game_2019, Stadium == "Lincoln Financial Field")
dal_kicks_2019 <- subset(game_2019, Stadium == "AT&T Stadium")
was_kicks_2019 <- subset(game_2019, Stadium == "FedEx Field")
gb_kicks_2019 <- subset(game_2019, Stadium == "Lambeau Field")
chi_kicks_2019 <- subset(game_2019, Stadium == "Soldier Field")
min_kicks_2019 <- subset(game_2019, Stadium == "U.S. Bank Stadium")
det_kicks_2019 <- subset(game_2019, Stadium == "Ford Field")
no_kicks_2019 <- subset(game_2019, Stadium == "Caesars Superdome")
car_kicks_2019 <- subset(game_2019, Stadium == "Bank of America Stadium")
atl_kicks_2019 <- subset(game_2019, Stadium == "Mercedes-Benz Stadium")
tb_kicks_2019 <- subset(game_2019, Stadium == "Raymond James Stadium")
lar_kicks_2019 <- subset(game_2019, Stadium == "LA Colliseum")
sf_kicks_2019 <- subset(game_2019, Stadium == "Levi's Stadium")
ari_kicks_2019 <- subset(game_2019, Stadium == "State Farm Stadium")
sea_kicks_2019 <- subset(game_2019, Stadium == "Lumen Field")

buf_kicks_2020 <- subset(game_2020, Stadium == "Highmark Stadium")
mia_kicks_2020 <- subset(game_2020, Stadium == "Hard Rock Stadium")
ne_kicks_2020 <- subset(game_2020, Stadium == "Gillette Stadium")
nyj_kicks_2020 <- subset(game_2020, Stadium == "Metlife Stadium")
pit_kicks_2020 <- subset(game_2020, Stadium == "Acrisure Stadium")
bal_kicks_2020 <- subset(game_2020, Stadium == "M&T Bank Stadium")
cle_kicks_2020 <- subset(game_2020, Stadium == "Cleveland Browns Stadium")
cin_kicks_2020 <- subset(game_2020, Stadium == "Paycor Stadium")
hou_kicks_2020 <- subset(game_2020, Stadium == "NRG Stadium")
ind_kicks_2020 <- subset(game_2020, Stadium == "Lucas Oil Stadium")
ten_kicks_2020 <- subset(game_2020, Stadium == "Nissan Stadium")
jax_kicks_2020 <- subset(game_2020, Stadium == "Everbank Stadium")
kc_kicks_2020 <- subset(game_2020, Stadium == "Arrowhead Stadium")
lv_kicks_2020 <- subset(game_2020, Stadium == "Oakland Collesium")
lac_kicks_2020 <- subset(game_2020, Stadium == "Dignity Health Sports Park")
den_kicks_2020 <- subset(game_2020, Stadium == "Empower Field at Mile High Stadium")
nyg_kicks_2020 <- subset(game_2020, Stadium == "Metlife Stadium")
phi_kicks_2020 <- subset(game_2020, Stadium == "Lincoln Financial Field")
dal_kicks_2020 <- subset(game_2020, Stadium == "AT&T Stadium")
was_kicks_2020 <- subset(game_2020, Stadium == "FedEx Field")
gb_kicks_2020 <- subset(game_2020, Stadium == "Lambeau Field")
chi_kicks_2020 <- subset(game_2020, Stadium == "Soldier Field")
min_kicks_2020 <- subset(game_2020, Stadium == "U.S. Bank Stadium")
det_kicks_2020 <- subset(game_2020, Stadium == "Ford Field")
no_kicks_2020 <- subset(game_2020, Stadium == "Caesars Superdome")
car_kicks_2020 <- subset(game_2020, Stadium == "Bank of America Stadium")
atl_kicks_2020 <- subset(game_2020, Stadium == "Mercedes-Benz Stadium")
tb_kicks_2020 <- subset(game_2020, Stadium == "Raymond James Stadium")
lar_kicks_2020 <- subset(game_2020, Stadium == "LA Colliseum")
sf_kicks_2020 <- subset(game_2020, Stadium == "Levi's Stadium")
ari_kicks_2020 <- subset(game_2020, Stadium == "State Farm Stadium")
sea_kicks_2020 <- subset(game_2020, Stadium == "Lumen Field")

nfl_stadiums$FG_per_2020 <- NA
nfl_stadiums$FG_per_2020 <- NA
nfl_stadiums$XP_per_2020 <- NA
nfl_stadiums$XP_per_2020 <- NA
nfl_stadiums$FG_per_2019 <- NA
nfl_stadiums$FG_per_2019 <- NA
nfl_stadiums$XP_per_2019 <- NA
nfl_stadiums$XP_per_2019 <- NA

teams <- c("BUF", "MIA", "NE", "NYJ", "PIT", "BAL", "CLE", "CIN", "HOU", "IND", "TEN", "JAX", "KC", "LV", "LAC", "DEN", "NYG", "PHI", "DAL", "WAS", "GB", "CHI", "MIN", "DET", "NO", "CAR", "ATL", "TB", "LAR", "SF", "ARI", "SEA")

for (team in teams) {
  team_kicks <- get(paste(tolower(team), "_kicks_2019", sep = ""))
  nfl_stadiums$FG_per_2019[nfl_stadiums$Team == team] <- weighted.mean(team_kicks$FG_per, team_kicks$Total_FGA)}

for (team in teams) {
  team_kicks <- get(paste(tolower(team), "_kicks_2019", sep = ""))
  nfl_stadiums$XP_per_2019[nfl_stadiums$Team == team] <- weighted.mean(team_kicks$XP_per, team_kicks$Total_XPA)}

for (team in teams) {
  team_kicks <- get(paste(tolower(team), "_kicks_2020", sep = ""))
  nfl_stadiums$FG_per_2020[nfl_stadiums$Team == team] <- weighted.mean(team_kicks$FG_per, team_kicks$Total_FGA)}

for (team in teams) {
  team_kicks <- get(paste(tolower(team), "_kicks_2020", sep = ""))
  nfl_stadiums$XP_per_2020[nfl_stadiums$Team == team] <- weighted.mean(team_kicks$XP_per, team_kicks$Total_XPA)}

top_10_FG_per_2019 <- head(nfl_stadiums[order(-nfl_stadiums$FG_per_2019), ], 10)
top_10_FG_per_2019$Stadium <- factor(top_10_FG_per_2019$Stadium, levels = rev(top_10_FG_per_2019$Stadium[order(top_10_FG_per_2019$FG_per_2019)]))

FG_2019_Graph <- ggplot(top_10_FG_per_2019, aes(x = Stadium, y = FG_per_2019, fill = Stadium)) +
                    labs(title = "2019 Highest FG%", x = NULL, y = "FG%") +
                    theme(axis.text.x = element_text(angle = 45, hjust = 1)) +
                    geom_bar(stat = "identity", width = 0.5) +
                    scale_fill_manual(values = c("darkturquoise", "darkblue", "mediumpurple2", "gold4", "darkorange1",
                                                 "goldenrod2", "darkgreen", "purple", "black", "firebrick3")) +
                    scale_x_discrete(breaks = NULL) +
                    coord_cartesian(ylim = c(0.80, 1.00))+
                    geom_hline(yintercept = c(0.80, 0.85, 0.90, 0.95, 1.00), 
                             linetype = c("dashed", "dashed", "dashed", "dashed", "dashed"), 
                             color = "black") 

top_10_XP_per_2019 <- head(nfl_stadiums[order(-nfl_stadiums$XP_per_2019), ], 10)
top_10_XP_per_2019$Stadium <- factor(top_10_XP_per_2019$Stadium, levels = rev(top_10_XP_per_2019$Stadium[order(top_10_XP_per_2019$XP_per_2019)]))

XP_2019_Graph <-  ggplot(top_10_XP_per_2019, aes(x = Stadium, y = XP_per_2019, fill = Stadium)) +
                          labs(title = "2019 Highest XP%", x = NULL, y = "XP%") +
                          theme(axis.text.x = element_text(angle = 45, hjust = 1)) +
                          geom_bar(stat = "identity", width = 0.5) +
                          scale_fill_manual(values = c("darkorange1", "firebrick3", "blue", "yellow1", "grey",
                                                       "navy", "chartreuse2", "black", "mediumpurple2", "darkturquoise")) +
                          scale_x_discrete(breaks = NULL) +
                          coord_cartesian(ylim = c(0.90, 1.00)) +
                          geom_hline(yintercept = c(0.90, 0.925, 0.95, 0.975, 1.00), 
                                     linetype = c("dashed", "dashed", "dashed", "dashed", "dashed"), 
                                     color = "black")

top_10_FG_per_2020 <- head(nfl_stadiums[order(-nfl_stadiums$FG_per_2020), ], 10)
top_10_FG_per_2020 <- top_10_FG_per_2020[!duplicated(top_10_FG_per_2020$Stadium), ]
top_10_FG_per_2020$Stadium <- factor(top_10_FG_per_2020$Stadium, levels = rev(top_10_FG_per_2020$Stadium[order(top_10_FG_per_2020$FG_per_2020)]))

top_10_XP_per_2020 <- head(nfl_stadiums[order(-nfl_stadiums$XP_per_2020), ], 10)
top_10_XP_per_2020 <- top_10_XP_per_2020[!duplicated(top_10_XP_per_2020$Stadium), ]
top_10_XP_per_2020$Stadium <- factor(top_10_XP_per_2020$Stadium, levels = rev(top_10_XP_per_2020$Stadium[order(top_10_XP_per_2020$XP_per_2020)]))

FG_2020_Graph <- ggplot(top_10_FG_per_2020, aes(x = Stadium, y = FG_per_2020, fill = Stadium)) +
  labs(title = "2020 Highest FG%", x = NULL, y = "FG%") +
  theme(axis.text.x = element_text(angle = 45, hjust = 1)) +
  geom_bar(stat = "identity", width = 0.5) +
  scale_fill_manual(values = c("darkgreen", "blue", "grey", "black", "darkorange1",
                               "hotpink", "olivedrab3", "firebrick", "navy", "red")) +
  scale_x_discrete(breaks = NULL) +
  coord_cartesian(ylim = c(0.80, 1.00))+
  geom_hline(yintercept = c(0.80, 0.85, 0.90, 0.95, 1.00), 
             linetype = c("dashed", "dashed", "dashed", "dashed", "dashed"), 
             color = "black") 

XP_2020_Graph <-  ggplot(top_10_XP_per_2020, aes(x = Stadium, y = XP_per_2020, fill = Stadium)) +
  labs(title = "2020 Highest XP%", x = NULL, y = "XP%") +
  theme(axis.text.x = element_text(angle = 45, hjust = 1)) +
  geom_bar(stat = "identity", width = 0.5) +
  scale_fill_manual(values = c("royalblue1", "cyan", "black", "darkblue", "goldenrod2",
                               "darkturquoise", "gold4", "yellow1", "grey", "blue")) +
  scale_x_discrete(breaks = NULL) +
  coord_cartesian(ylim = c(0.90, 1.00)) +
  geom_hline(yintercept = c(0.90, 0.925, 0.95, 0.975, 1.00), 
             linetype = c("dashed", "dashed", "dashed", "dashed", "dashed"), 
             color = "black")

#worst percentage
last_10_FG_per_2019 <- head(nfl_stadiums[order(nfl_stadiums$FG_per_2019), ], 10)
last_10_FG_per_2019 <- last_10_FG_per_2019[!duplicated(last_10_FG_per_2019$Stadium), ]
last_10_FG_per_2019$Stadium <- factor(last_10_FG_per_2019$Stadium, levels = (last_10_FG_per_2019$Stadium[order(last_10_FG_per_2019$FG_per_2019)]))

last_10_XP_per_2019 <- head(nfl_stadiums[order(nfl_stadiums$XP_per_2019), ], 10)
last_10_XP_per_2019 <- last_10_XP_per_2019[!duplicated(last_10_XP_per_2019$Stadium), ]
last_10_XP_per_2019$Stadium <- factor(last_10_XP_per_2019$Stadium, levels = (last_10_XP_per_2019$Stadium[order(last_10_XP_per_2019$XP_per_2019)]))

last_FG_2019_Graph <- ggplot(last_10_FG_per_2019, aes(x = Stadium, y = FG_per_2019, fill = Stadium)) +
  labs(title = "2019 Lowest FG%", x = NULL, y = "FG%") +
  theme(axis.text.x = element_text(angle = 45, hjust = 1)) +
  geom_bar(stat = "identity", width = 0.5) +
  scale_fill_manual(values = c("black", "darkred", "lightcoral", "dodgerblue", "darkorange1",
                               "grey", "cyan", "sienna4", "yellow1", "blue")) +
  scale_x_discrete(breaks = NULL) +
  coord_cartesian(ylim = c(0.65, 0.85))+
  geom_hline(yintercept = c(0.65, 0.60, 0.75, 0.80, 0.85), 
             linetype = c("dashed", "dashed", "dashed", "dashed", "dashed"), 
             color = "black") 

last_XP_2019_Graph <- ggplot(last_10_XP_per_2019, aes(x = Stadium, y = XP_per_2019, fill = Stadium)) +
  labs(title = "2019 Lowest XP%", x = NULL, y = "XP%") +
  theme(axis.text.x = element_text(angle = 45, hjust = 1)) +
  geom_bar(stat = "identity", width = 0.5) +
  scale_fill_manual(values = c("sienna4", "gold4", "blue", "lightcoral", "darkorange1",
                               "yellow1", "red3", "olivedrab3", "cyan", "cyan")) +
  scale_x_discrete(breaks = NULL) +
  coord_cartesian(ylim = c(0.80, 1.00))+
  geom_hline(yintercept = c(0.80, 0.85, 0.90, 0.95, 1.00), 
             linetype = c("dashed", "dashed", "dashed", "dashed", "dashed"), 
             color = "black") 
#2020
last_10_FG_per_2020 <- head(nfl_stadiums[order(nfl_stadiums$FG_per_2020), ], 10)
last_10_FG_per_2020 <- last_10_FG_per_2020[!duplicated(last_10_FG_per_2020$Stadium), ]
last_10_FG_per_2020$Stadium <- factor(last_10_FG_per_2020$Stadium, levels = (last_10_FG_per_2020$Stadium[order(last_10_FG_per_2020$FG_per_2020)]))

last_10_XP_per_2020 <- head(nfl_stadiums[order(nfl_stadiums$XP_per_2020), ], 10)
last_10_XP_per_2020 <- last_10_XP_per_2020[!duplicated(last_10_XP_per_2020$Stadium), ]
last_10_XP_per_2020$Stadium <- factor(last_10_XP_per_2020$Stadium, levels = (last_10_XP_per_2020$Stadium[order(last_10_XP_per_2020$XP_per_2020)]))

last_FG_2020_Graph <- ggplot(last_10_FG_per_2020, aes(x = Stadium, y = FG_per_2020, fill = Stadium)) +
  labs(title = "2020 Lowest FG%", x = NULL, y = "FG%") +
  theme(axis.text.x = element_text(angle = 45, hjust = 1)) +
  geom_bar(stat = "identity", width = 0.5) +
  scale_fill_manual(values = c("purple", "blue", "darkturquoise", "dodgerblue", "chocolate1",
                               "red3", "green3", "indianred", "darkred", "cyan")) +
  scale_x_discrete(breaks = NULL) +
  coord_cartesian(ylim = c(0.65, 0.85))+
  geom_hline(yintercept = c(0.65, 0.70, 0.75, 0.80, 0.85), 
             linetype = c("dashed", "dashed", "dashed", "dashed", "dashed"), 
             color = "black") 

last_XP_2020_Graph <- ggplot(last_10_XP_per_2020, aes(x = Stadium, y = XP_per_2020, fill = Stadium)) +
  labs(title = "2020 Lowest XP%", x = NULL, y = "XP%") +
  theme(axis.text.x = element_text(angle = 45, hjust = 1)) +
  geom_bar(stat = "identity", width = 0.5) +
  scale_fill_manual(values = c("black", "chocolate1", "darkred", "dodgerblue", "green",
                               "navy", "mediumpurple2", "darkgreen", "yellow1", "olivedrab3")) +
  scale_x_discrete(breaks = NULL) +
  coord_cartesian(ylim = c(0.80, 1.00))+
  geom_hline(yintercept = c(0.80, 0.85, 0.90, 0.95, 1.00), 
             linetype = c("dashed", "dashed", "dashed", "dashed", "dashed"), 
             color = "black") 

#Final Plots
ggarrange(all, current, int, ncol = 3, nrow = 1, common.legend = TRUE,
          legend = "bottom",  widths = c(1, 1, 0.5))

ggarrange(temp_2019, temp_2020, ncol = 2, nrow = 1,
          common.legend = TRUE, legend = "right")
  
ggarrange(wind_2019, wind_2020, ncol = 2, nrow = 1,
          common.legend = TRUE, legend = "right")

ggarrange(XP_2019_Graph, FG_2019_Graph, XP_2020_Graph,
          FG_2020_Graph, ncol = 2, nrow = 2,
          common.legend = FALSE, legend = "right")

ggarrange(last_XP_2019_Graph, last_FG_2019_Graph, last_XP_2020_Graph,
          last_FG_2020_Graph, ncol = 2, nrow = 2,
          common.legend = FALSE, legend = "right")
